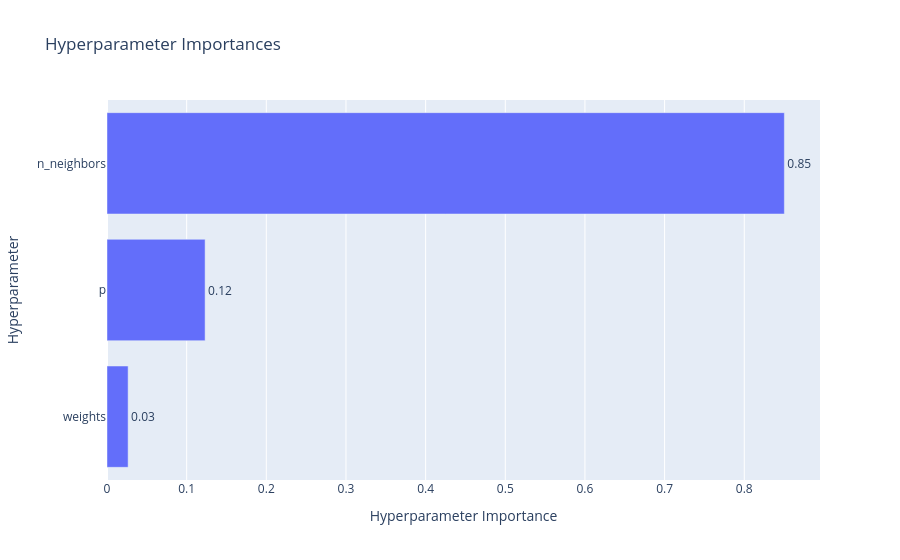
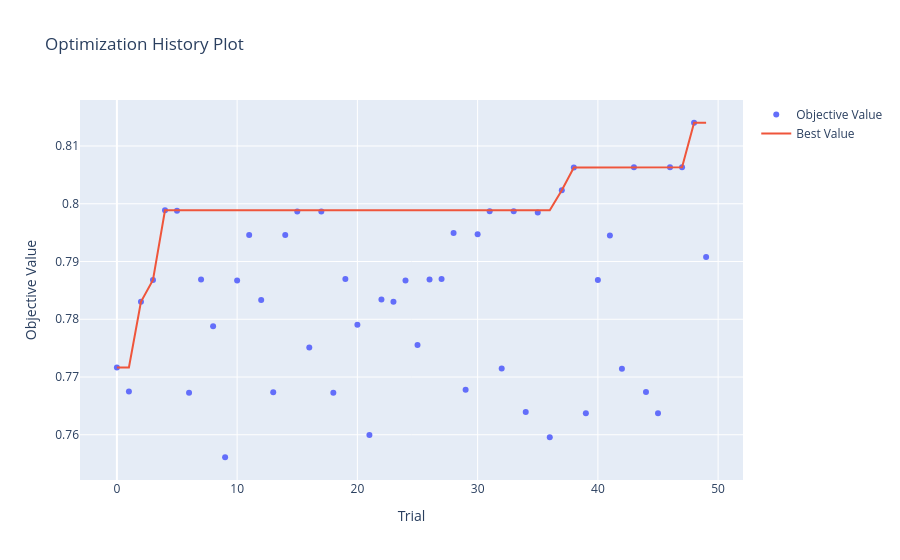

Notebook source saved alongside these figures, in order:
### Code cell
import optuna
fig = optuna.visualization.plot_param_importances(experimento_1.study)
fig.show()

fig = optuna.visualization.plot_optimization_history(experimento_1.study)
fig.show()

### Figure 1 — Plotly figure (JSON) as saved in the notebook; plotly's stock layout.template omitted (floating-point values rounded to 4 significant figures)
{"data": [{"cliponaxis": false, "hovertemplate": ["weights (CategoricalDistribution): 0.026513095101237064<extra></extra>", "p (IntDistribution): 0.12315452274037168<extra></extra>", "n_neighbors (IntDistribution): 0.8503323821583914<extra></extra>"], "name": "Objective Value", "orientation": "h", "text": ["0.03", "0.12", "0.85"], "textposition": "outside", "type": "bar", "x": [0.02651, 0.1232, 0.8503], "y": ["weights", "p", "n_neighbors"]}], "layout": {"title": {"text": "Hyperparameter Importances"}, "xaxis": {"title": {"text": "Hyperparameter Importance"}}, "yaxis": {"title": {"text": "Hyperparameter"}}}}

### Figure 2 — Plotly figure (JSON) as saved in the notebook; plotly's stock layout.template omitted (floating-point values rounded to 4 significant figures)
{"data": [{"mode": "markers", "name": "Objective Value", "type": "scatter", "x": [0, 1, 2, 3, 4, 5, 6, 7, 8, 9, 10, 11, 12, 13, 14, 15, 16, 17, 18, 19, 20, 21, 22, 23, 24, 25, 26, 27, 28, 29, 30, 31, 32, 33, 34, 35, 36, 37, 38, 39, 40, 41, 42, 43, 44, 45, 46, 47, 48, 49], "y": [0.7716, 0.7675, 0.783, 0.7868, 0.7989, 0.7988, 0.7673, 0.7869, 0.7788, 0.7561, 0.7867, 0.7946, 0.7833, 0.7673, 0.7946, 0.7986, 0.7751, 0.7986, 0.7673, 0.787, 0.779, 0.76, 0.7834, 0.783, 0.7867, 0.7756, 0.7869, 0.787, 0.7949, 0.7678, 0.7947, 0.7987, 0.7715, 0.7987, 0.764, 0.7985, 0.7596, 0.8023, 0.8063, 0.7637, 0.7868, 0.7945, 0.7714, 0.8063, 0.7674, 0.7637, 0.8063, 0.8063, 0.814, 0.7908]}, {"mode": "lines", "name": "Best Value", "type": "scatter", "x": [0, 1, 2, 3, 4, 5, 6, 7, 8, 9, 10, 11, 12, 13, 14, 15, 16, 17, 18, 19, 20, 21, 22, 23, 24, 25, 26, 27, 28, 29, 30, 31, 32, 33, 34, 35, 36, 37, 38, 39, 40, 41, 42, 43, 44, 45, 46, 47, 48, 49], "y": [0.7716, 0.7716, 0.783, 0.7868, 0.7989, 0.7989, 0.7989, 0.7989, 0.7989, 0.7989, 0.7989, 0.7989, 0.7989, 0.7989, 0.7989, 0.7989, 0.7989, 0.7989, 0.7989, 0.7989, 0.7989, 0.7989, 0.7989, 0.7989, 0.7989, 0.7989, 0.7989, 0.7989, 0.7989, 0.7989, 0.7989, 0.7989, 0.7989, 0.7989, 0.7989, 0.7989, 0.7989, 0.8023, 0.8063, 0.8063, 0.8063, 0.8063, 0.8063, 0.8063, 0.8063, 0.8063, 0.8063, 0.8063, 0.814, 0.814]}, {"marker": {"color": "#cccccc"}, "mode": "markers", "name": "Infeasible Trial", "showlegend": false, "type": "scatter", "x": [], "y": []}], "layout": {"title": {"text": "Optimization History Plot"}, "xaxis": {"title": {"text": "Trial"}}, "yaxis": {"title": {"text": "Objective Value"}}}}
